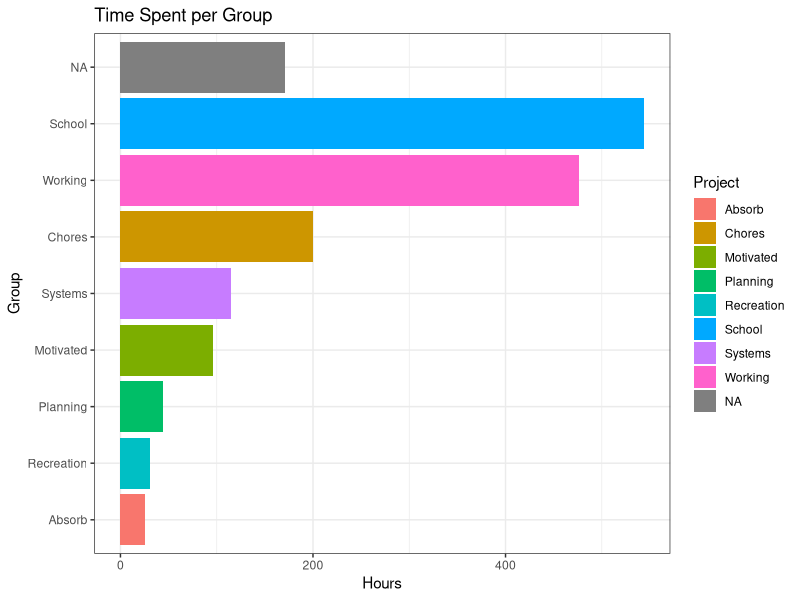

Generate this figure with R:
## ---- chunk 1
knitr::opts_chunk$set(echo = TRUE)
library(tidyverse)
library(lubridate)
theme_set(theme_bw())
## ---- chunk 2
data2020 <- read_csv("Toggl_time_entries_2020-01-01_to_2020-12-31.csv", col_types = cols())
data2021 <- read_csv("Toggl_time_entries_2021-01-01_to_2021-12-31.csv", col_types = cols())

# glimpse(data2020)
## ---- chunk 3
data2020 <- data2020 %>%
  select(Project,
         Description,
         `Start date`,
         `Start time`,
         `End date`,
         `End time`,
         Duration,
         Tags)
data2021 <- data2021 %>%
  select(Project,
         Description,
         `Start date`,
         `Start time`,
         `End date`,
         `End time`,
         Duration,
         Tags)
# glimpse(data2020)
## ---- chunk 4
grouped_data <- data2020 %>% 
  group_by(Project) %>% 
  summarise(
    n = n(),
    hms = sum(Duration) %>% hms::as_hms(),
    sec = sum(Duration)
  )

timeWorkHMS <- data2020 %>% 
  pull(Duration) %>% 
  sum() %>% 
  hms::as_hms()

timeWork <- data2020 %>% 
  pull(Duration) %>% 
  sum()

# fraction of entire time spent working
foo <- timeWork / dyears(1)

# estimated sleep fraction if I sleep 7 hours each night
bar <- 365 * dhours(7) / dyears(1)

# 8 hours
time <- 365 * dhours(8) / dyears(1)

# data2020 %>% 
#   slice_min(`Start date`)
# 
# data2020 %>% 
#   slice_max(`Start date`)
## ---- chunk 5
grouped <- data2020 %>% 
  group_by(Project) %>% 
  summarise(
    n = n(),
    hms = sum(Duration) %>% hms::as_hms(),
    sec = sum(Duration)
  )

grouped %>% 
  ggplot(aes(y = reorder(Project, n), weight=n, fill = Project)) +
  geom_bar() +
  xlab("Hours") +
  ylab("Group") +
  ggtitle("Time Spent per Group")
